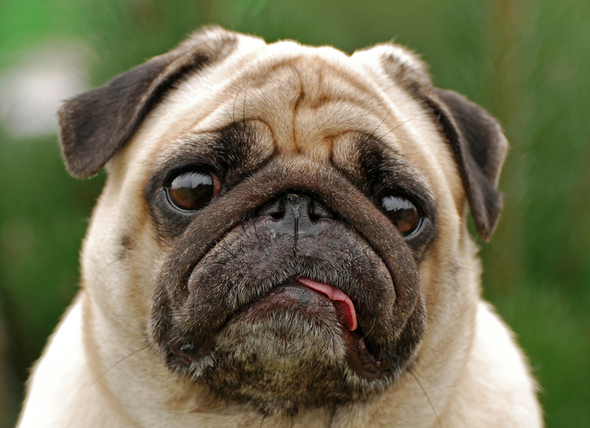
#> input picture CS160/terrabandin/Module9/bulldog2.png, 590 x 428 px
$ python multi_face.py
#> lines starting #> are read from the running program, lines starting #| are printed output that depends on the picture
from PIL import Image

def multi_face():
    #resize
    img = Image.open("bulldog2.png")
#> img is the input picture: PIL image 590x428 RGB; mean R, G, B 115, 113, 85.1
    width, height = img.size
#> width = 590; height = 428
    resize = img.resize((int(width//4), int(height//4)))
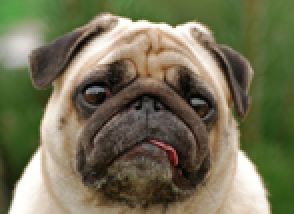
#> resize: PIL image 147x107 RGB (shown 2 times larger); mean R, G, B 115, 113, 85.1
    #flip image from left to right like a mirror
    flip = resize.transpose(Image.FLIP_LEFT_RIGHT)
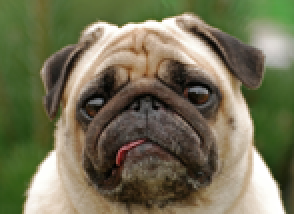
#> flip: PIL image 147x107 RGB (shown 2 times larger); mean R, G, B 115, 113, 85.1
    fwidth, fheight = flip.size
#> fwidth = 147; fheight = 107

    #add small flipped images into pattern
    pattern = Image.new("RGBA", (590, 428), "green")
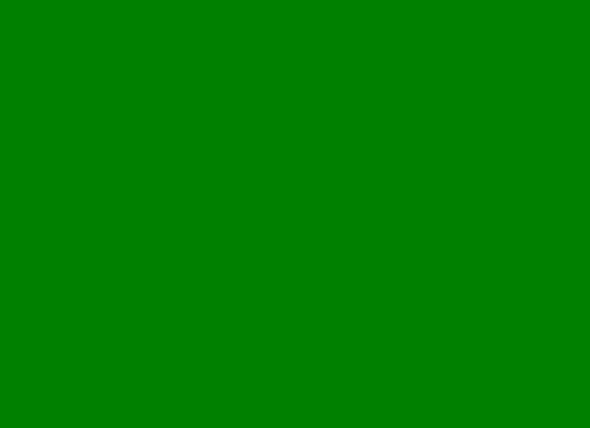
#> pattern: PIL image 590x428 RGBA; mean R, G, B, A 0, 128, 0, 255
    #image grid 4x4
    w, h = pattern.size
#> w = 590; h = 428
    for left in range(0, w, fwidth):
        for top in range(9, h, fheight):
            pattern.paste(flip, (left, top))
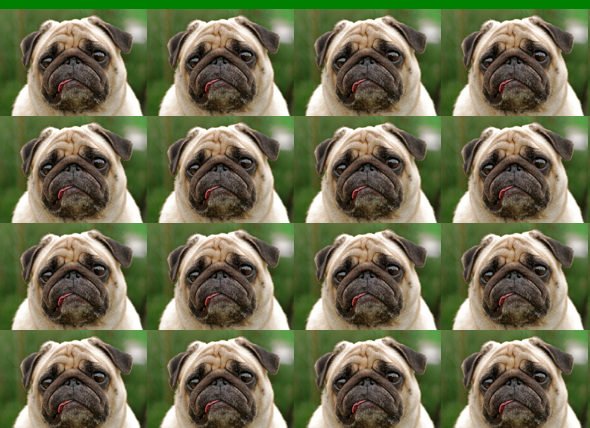
#> pattern: PIL image 590x428 RGBA; mean R, G, B, A 111.7, 112.6, 82.5, 255
    pattern.save("multi_face.png")

if __name__ == "__main__":
    multi_face()
